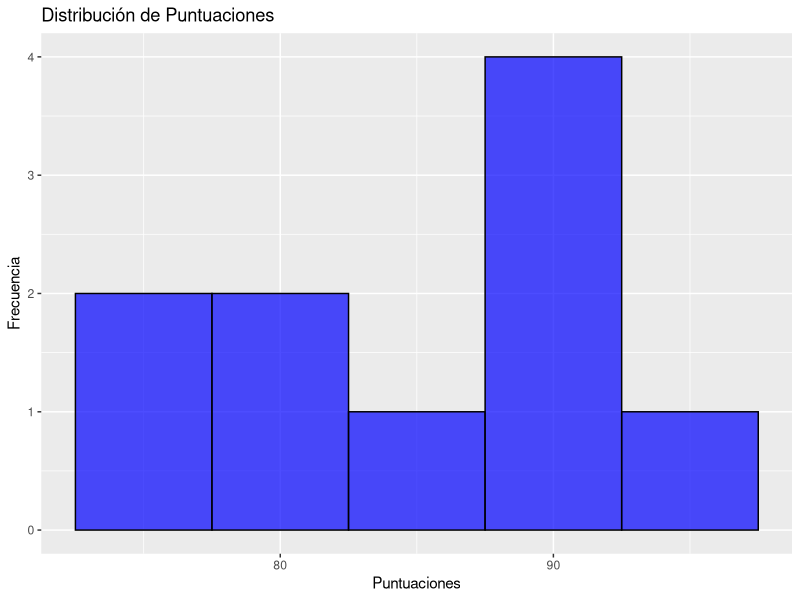
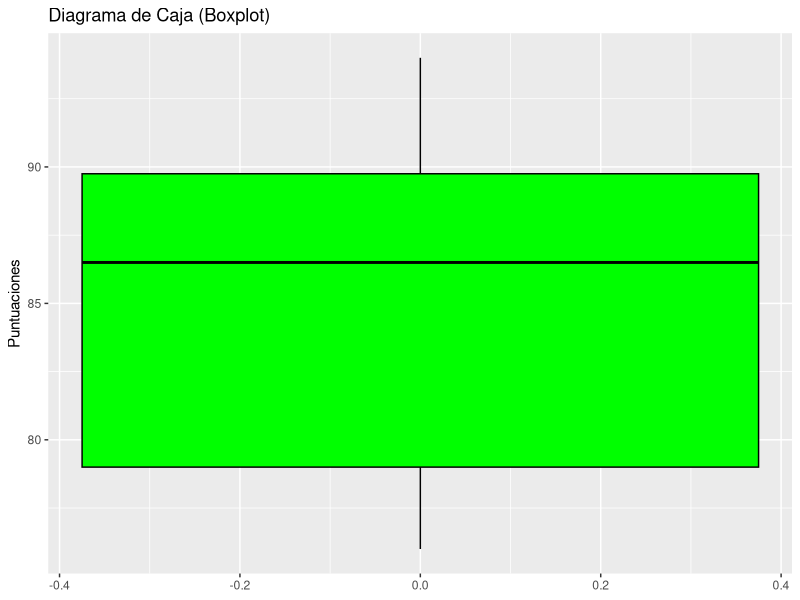

These figures' R source, in order:
# Datos de puntuaciones de la prueba
puntuaciones <- c(85, 92, 78, 90, 88, 76, 89, 94, 82, 77)

# Medidas de tendencia central
media <- mean(puntuaciones)
mediana <- median(puntuaciones)
moda <- table(puntuaciones)
moda <- as.numeric(names(moda)[which.max(moda)])

# Medidas de dispersión
desviacion_estandar <- sd(puntuaciones)
rango <- max(puntuaciones) - min(puntuaciones)
cuartiles <- quantile(puntuaciones)

# Mostrar los resultados
cat("Media (promedio):", media, "\n")
cat("Mediana:", mediana, "\n")
cat("Moda:", moda, "\n")
cat("Desviación Estándar:", desviacion_estandar, "\n")
cat("Rango:", rango, "\n")
cat("Cuartiles:", cuartiles, "\n")


# Cargar la biblioteca ggplot2
library(ggplot2)

# Datos de puntuaciones de la prueba
puntuaciones <- c(85, 92, 78, 90, 88, 76, 89, 94, 82, 77)

# Crear un histograma
histogram_plot <- ggplot(data.frame(Puntuaciones = puntuaciones), aes(x = Puntuaciones)) +
  geom_histogram(binwidth = 5, fill = "blue", color = "black", alpha = 0.7) +
  labs(title = "Distribución de Puntuaciones",
       x = "Puntuaciones", y = "Frecuencia")

# Crear un diagrama de caja (boxplot)
boxplot_plot <- ggplot(data.frame(Puntuaciones = puntuaciones), aes(y = Puntuaciones)) +
  geom_boxplot(fill = "green", color = "black") +
  labs(title = "Diagrama de Caja (Boxplot)",
       y = "Puntuaciones")

# Muestra los gráficos
print(histogram_plot)
print(boxplot_plot)






